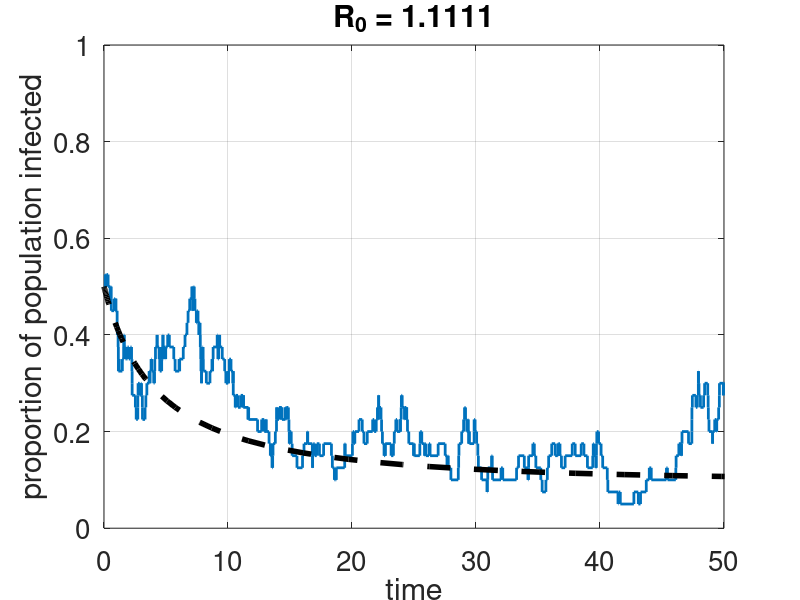

The MATLAB script that drew this image:
function PS1_Q1_SIS_model

N = 40; % population size
alpha = 0.0125;
beta = 0.45;
T = 1000;

S0 = 20;
I0 = N - S0;

numberofrealisations=1;

for i=1:numberofrealisations
    S=S0;
    time=0;
    k=1;
    Aplot(1,i)=S;
    timeplot(1,i)=0;
    while (time < T)
        rr=rand(2,1);
        a0=alpha*S*(N-S)+beta*(N-S);
        time=time+(1/a0)*log(1/rr(1));
        if ( rr(2)*a0 < alpha*S*(N-S) )
            S=S-1;
        else
            S=S+1;
        end
        k=k+1;
        Aplot(k,i) = N-S; % calculate number infected
        timeplot(k,i)=time;
    end
end

% solve the deterministic (law of mass action) model
[tdet,Adet] = ode45(@(t,z) z*(alpha*N-beta-alpha*z),[0 T], I0);

figure(5);
for i = 1:numberofrealisations
    h=stairs(timeplot(:,i),Aplot(:,i)/N);
    set(h,'Linewidth',2);
    hold on;
end
plot(tdet,Adet/N,'--k','Linewidth',4);
ylabel('proportion of population infected');
xlabel('time');
xlim([0 50]);
ylim([0 1]);
set(gca,'Fontsize',20);
grid on;

str = ['R_0 = ',num2str(N*alpha/beta)];
title(str);
